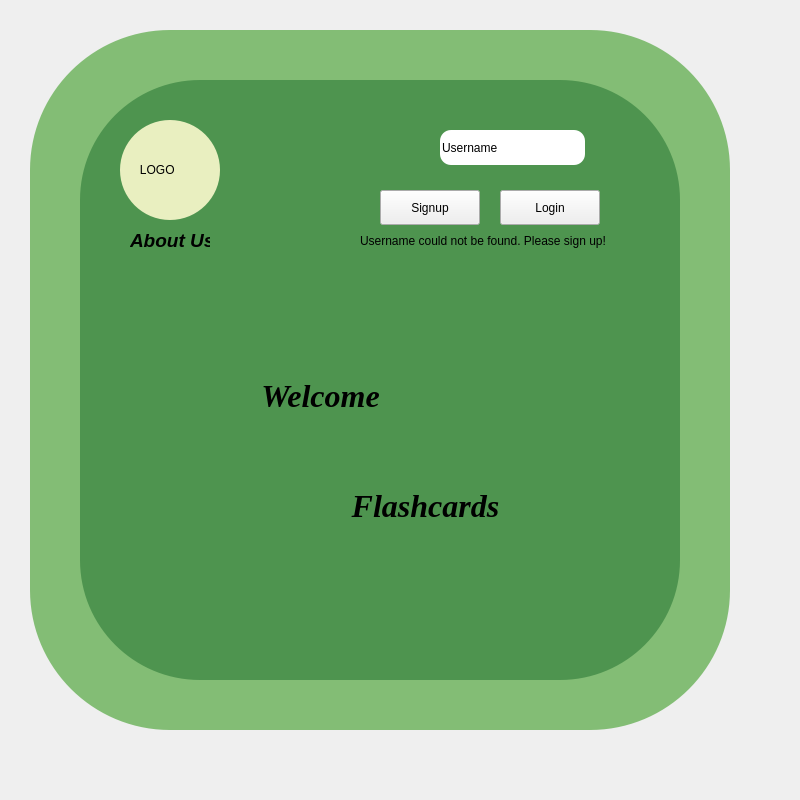
<?xml version="1.0" encoding="UTF-8"?>
<ui version="4.0">
 <class>Form</class>
 <widget class="QWidget" name="Form">
  <property name="geometry">
   <rect>
    <x>0</x>
    <y>0</y>
    <width>800</width>
    <height>800</height>
   </rect>
  </property>
  <property name="minimumSize">
   <size>
    <width>800</width>
    <height>800</height>
   </size>
  </property>
  <property name="maximumSize">
   <size>
    <width>800</width>
    <height>800</height>
   </size>
  </property>
  <property name="windowTitle">
   <string>Form</string>
  </property>
  <widget class="QWidget" name="widget" native="true">
   <property name="geometry">
    <rect>
     <x>-20</x>
     <y>-20</y>
     <width>760</width>
     <height>760</height>
    </rect>
   </property>
   <property name="minimumSize">
    <size>
     <width>760</width>
     <height>760</height>
    </size>
   </property>
   <property name="maximumSize">
    <size>
     <width>760</width>
     <height>760</height>
    </size>
   </property>
   <widget class="QLabel" name="cerceve">
    <property name="geometry">
     <rect>
      <x>50</x>
      <y>50</y>
      <width>700</width>
      <height>700</height>
     </rect>
    </property>
    <property name="minimumSize">
     <size>
      <width>700</width>
      <height>700</height>
     </size>
    </property>
    <property name="maximumSize">
     <size>
      <width>600</width>
      <height>600</height>
     </size>
    </property>
    <property name="styleSheet">
     <string notr="true">background-color:rgb(131, 189, 117)

;
border-radius:140px;</string>
    </property>
    <property name="text">
     <string/>
    </property>
   </widget>
   <widget class="QLabel" name="cerceve2">
    <property name="geometry">
     <rect>
      <x>100</x>
      <y>100</y>
      <width>600</width>
      <height>600</height>
     </rect>
    </property>
    <property name="minimumSize">
     <size>
      <width>600</width>
      <height>600</height>
     </size>
    </property>
    <property name="maximumSize">
     <size>
      <width>500</width>
      <height>500</height>
     </size>
    </property>
    <property name="styleSheet">
     <string notr="true">background-color:rgb(78, 148, 79)

;
border-radius: 120px;</string>
    </property>
    <property name="text">
     <string/>
    </property>
   </widget>
   <widget class="QLineEdit" name="username">
    <property name="geometry">
     <rect>
      <x>460</x>
      <y>150</y>
      <width>145</width>
      <height>35</height>
     </rect>
    </property>
    <property name="minimumSize">
     <size>
      <width>145</width>
      <height>35</height>
     </size>
    </property>
    <property name="maximumSize">
     <size>
      <width>145</width>
      <height>35</height>
     </size>
    </property>
    <property name="styleSheet">
     <string notr="true">border-radius:11px;




</string>
    </property>
    <property name="text">
     <string>Username</string>
    </property>
   </widget>
   <widget class="QPushButton" name="signUpButton">
    <property name="geometry">
     <rect>
      <x>400</x>
      <y>210</y>
      <width>100</width>
      <height>35</height>
     </rect>
    </property>
    <property name="minimumSize">
     <size>
      <width>100</width>
      <height>35</height>
     </size>
    </property>
    <property name="maximumSize">
     <size>
      <width>100</width>
      <height>35</height>
     </size>
    </property>
    <property name="styleSheet">
     <string notr="true">QPushButton{

}
QPushButton::hover{

}
QPushButton::pressed{
padding-left:5px;
padding-top:5px;
}
</string>
    </property>
    <property name="text">
     <string>Signup</string>
    </property>
   </widget>
   <widget class="QPushButton" name="loginButton">
    <property name="geometry">
     <rect>
      <x>520</x>
      <y>210</y>
      <width>100</width>
      <height>35</height>
     </rect>
    </property>
    <property name="minimumSize">
     <size>
      <width>100</width>
      <height>35</height>
     </size>
    </property>
    <property name="maximumSize">
     <size>
      <width>100</width>
      <height>35</height>
     </size>
    </property>
    <property name="styleSheet">
     <string notr="true">QPushButton{

}
QPushButton::hover{

}
QPushButton::pressed{
padding-left:5px;
padding-top:5px;
}</string>
    </property>
    <property name="text">
     <string>Login</string>
    </property>
   </widget>
   <widget class="QLabel" name="warning">
    <property name="geometry">
     <rect>
      <x>380</x>
      <y>250</y>
      <width>281</width>
      <height>21</height>
     </rect>
    </property>
    <property name="text">
     <string>Username could not be found. Please sign up!</string>
    </property>
   </widget>
   <widget class="QLabel" name="logo">
    <property name="geometry">
     <rect>
      <x>140</x>
      <y>140</y>
      <width>100</width>
      <height>100</height>
     </rect>
    </property>
    <property name="minimumSize">
     <size>
      <width>100</width>
      <height>100</height>
     </size>
    </property>
    <property name="maximumSize">
     <size>
      <width>100</width>
      <height>100</height>
     </size>
    </property>
    <property name="styleSheet">
     <string notr="true">background-color: rgb(233, 239, 192);
border-radius:50px</string>
    </property>
    <property name="text">
     <string>      LOGO</string>
    </property>
   </widget>
   <widget class="QLabel" name="about_us">
    <property name="geometry">
     <rect>
      <x>150</x>
      <y>250</y>
      <width>80</width>
      <height>20</height>
     </rect>
    </property>
    <property name="minimumSize">
     <size>
      <width>80</width>
      <height>20</height>
     </size>
    </property>
    <property name="maximumSize">
     <size>
      <width>80</width>
      <height>20</height>
     </size>
    </property>
    <property name="font">
     <font>
      <pointsize>14</pointsize>
      <weight>75</weight>
      <italic>true</italic>
      <bold>true</bold>
     </font>
    </property>
    <property name="text">
     <string>About Us</string>
    </property>
   </widget>
   <widget class="QLabel" name="welcome">
    <property name="geometry">
     <rect>
      <x>240</x>
      <y>380</y>
      <width>201</width>
      <height>71</height>
     </rect>
    </property>
    <property name="font">
     <font>
      <family>Times</family>
      <pointsize>24</pointsize>
      <weight>75</weight>
      <italic>true</italic>
      <bold>true</bold>
     </font>
    </property>
    <property name="text">
     <string>Welcome</string>
    </property>
    <property name="alignment">
     <set>Qt::AlignCenter</set>
    </property>
   </widget>
   <widget class="QLabel" name="flashcards">
    <property name="geometry">
     <rect>
      <x>300</x>
      <y>490</y>
      <width>291</width>
      <height>71</height>
     </rect>
    </property>
    <property name="font">
     <font>
      <family>Times</family>
      <pointsize>24</pointsize>
      <weight>75</weight>
      <italic>true</italic>
      <bold>true</bold>
     </font>
    </property>
    <property name="text">
     <string>Flashcards</string>
    </property>
    <property name="alignment">
     <set>Qt::AlignCenter</set>
    </property>
   </widget>
  </widget>
 </widget>
 <resources/>
 <connections/>
</ui>
